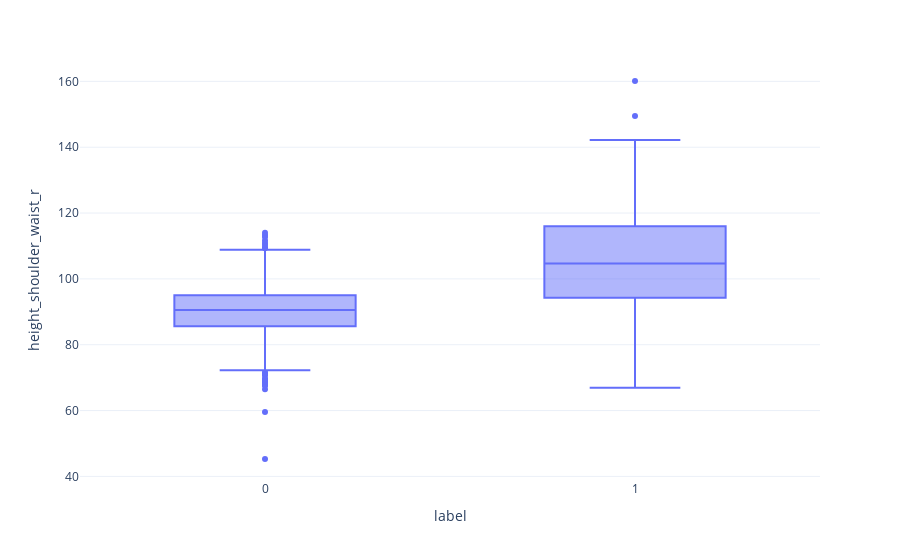

This figure's notebook cell:
### Code cell
find_relation(df, 'label', 'height_shoulder_waist_r')

### Figure 1 — Plotly figure (JSON) as saved in the notebook; plotly's stock layout.template omitted (floating-point values rounded to 4 significant figures; data arrays with more than 128 entries replaced by an {"elided": "..."} marker saying what was removed)
{"data": [{"alignmentgroup": "True", "hovertemplate": "label=%{x}<br>height_shoulder_waist_r=%{y}<extra></extra>", "legendgroup": "", "marker": {"color": "#636efa"}, "name": "", "notched": false, "offsetgroup": "", "orientation": "v", "quartilemethod": "exclusive", "showlegend": false, "type": "box", "x": {"elided": "1613 int values"}, "x0": " ", "xaxis": "x", "y": {"elided": "1613 float values"}, "y0": " ", "yaxis": "y"}], "layout": {"boxmode": "group", "legend": {"tracegroupgap": 0}, "margin": {"t": 60}, "xaxis": {"anchor": "y", "domain": [0, 1], "title": {"text": "label"}}, "yaxis": {"anchor": "x", "domain": [0, 1], "title": {"text": "height_shoulder_waist_r"}}}}
